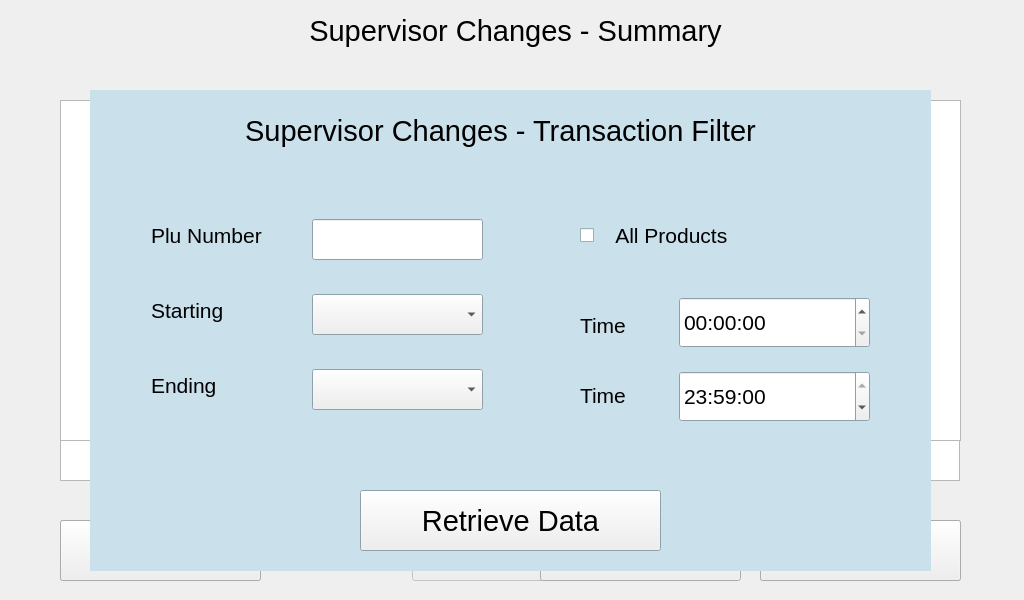
<?xml version="1.0" encoding="UTF-8"?>
<ui version="4.0">
 <class>SuperSupervisorChanges</class>
 <widget class="QWidget" name="SuperSupervisorChanges">
  <property name="geometry">
   <rect>
    <x>0</x>
    <y>0</y>
    <width>1024</width>
    <height>600</height>
   </rect>
  </property>
  <property name="font">
   <font>
    <pointsize>22</pointsize>
   </font>
  </property>
  <property name="windowTitle">
   <string>Form</string>
  </property>
  <widget class="QLabel" name="lblTitle">
   <property name="geometry">
    <rect>
     <x>10</x>
     <y>10</y>
     <width>1011</width>
     <height>41</height>
    </rect>
   </property>
   <property name="sizePolicy">
    <sizepolicy hsizetype="Fixed" vsizetype="Fixed">
     <horstretch>100</horstretch>
     <verstretch>0</verstretch>
    </sizepolicy>
   </property>
   <property name="minimumSize">
    <size>
     <width>1011</width>
     <height>41</height>
    </size>
   </property>
   <property name="maximumSize">
    <size>
     <width>1011</width>
     <height>41</height>
    </size>
   </property>
   <property name="font">
    <font>
     <pointsize>22</pointsize>
    </font>
   </property>
   <property name="text">
    <string>Supervisor Changes - Summary</string>
   </property>
   <property name="alignment">
    <set>Qt::AlignCenter</set>
   </property>
  </widget>
  <widget class="QTableWidget" name="tblSupervisorChanges">
   <property name="geometry">
    <rect>
     <x>60</x>
     <y>100</y>
     <width>901</width>
     <height>341</height>
    </rect>
   </property>
   <property name="sizePolicy">
    <sizepolicy hsizetype="Fixed" vsizetype="Fixed">
     <horstretch>0</horstretch>
     <verstretch>0</verstretch>
    </sizepolicy>
   </property>
   <property name="minimumSize">
    <size>
     <width>901</width>
     <height>341</height>
    </size>
   </property>
   <property name="maximumSize">
    <size>
     <width>901</width>
     <height>341</height>
    </size>
   </property>
   <property name="font">
    <font>
     <pointsize>16</pointsize>
    </font>
   </property>
   <property name="toolTip">
    <string notr="true"/>
   </property>
   <property name="horizontalScrollBarPolicy">
    <enum>Qt::ScrollBarAlwaysOff</enum>
   </property>
   <property name="editTriggers">
    <set>QAbstractItemView::NoEditTriggers</set>
   </property>
   <attribute name="horizontalHeaderStretchLastSection">
    <bool>true</bool>
   </attribute>
   <attribute name="verticalHeaderCascadingSectionResizes">
    <bool>true</bool>
   </attribute>
   <attribute name="verticalHeaderDefaultSectionSize">
    <number>50</number>
   </attribute>
   <attribute name="verticalHeaderHighlightSections">
    <bool>false</bool>
   </attribute>
   <attribute name="verticalHeaderMinimumSectionSize">
    <number>50</number>
   </attribute>
   <attribute name="verticalHeaderStretchLastSection">
    <bool>false</bool>
   </attribute>
  </widget>
  <widget class="QPushButton" name="btnDetails">
   <property name="enabled">
    <bool>false</bool>
   </property>
   <property name="geometry">
    <rect>
     <x>412</x>
     <y>520</y>
     <width>201</width>
     <height>61</height>
    </rect>
   </property>
   <property name="sizePolicy">
    <sizepolicy hsizetype="Fixed" vsizetype="Fixed">
     <horstretch>0</horstretch>
     <verstretch>0</verstretch>
    </sizepolicy>
   </property>
   <property name="minimumSize">
    <size>
     <width>201</width>
     <height>61</height>
    </size>
   </property>
   <property name="maximumSize">
    <size>
     <width>201</width>
     <height>61</height>
    </size>
   </property>
   <property name="text">
    <string>Details</string>
   </property>
  </widget>
  <widget class="QWidget" name="Dialog" native="true">
   <property name="geometry">
    <rect>
     <x>90</x>
     <y>90</y>
     <width>841</width>
     <height>481</height>
    </rect>
   </property>
   <property name="sizePolicy">
    <sizepolicy hsizetype="Fixed" vsizetype="Fixed">
     <horstretch>0</horstretch>
     <verstretch>0</verstretch>
    </sizepolicy>
   </property>
   <property name="minimumSize">
    <size>
     <width>841</width>
     <height>481</height>
    </size>
   </property>
   <property name="maximumSize">
    <size>
     <width>841</width>
     <height>481</height>
    </size>
   </property>
   <property name="palette">
    <palette>
     <active>
      <colorrole role="Base">
       <brush brushstyle="SolidPattern">
        <color alpha="255">
         <red>255</red>
         <green>255</green>
         <blue>255</blue>
        </color>
       </brush>
      </colorrole>
      <colorrole role="Window">
       <brush brushstyle="SolidPattern">
        <color alpha="255">
         <red>202</red>
         <green>224</green>
         <blue>235</blue>
        </color>
       </brush>
      </colorrole>
     </active>
     <inactive>
      <colorrole role="Base">
       <brush brushstyle="SolidPattern">
        <color alpha="255">
         <red>255</red>
         <green>255</green>
         <blue>255</blue>
        </color>
       </brush>
      </colorrole>
      <colorrole role="Window">
       <brush brushstyle="SolidPattern">
        <color alpha="255">
         <red>202</red>
         <green>224</green>
         <blue>235</blue>
        </color>
       </brush>
      </colorrole>
     </inactive>
     <disabled>
      <colorrole role="Base">
       <brush brushstyle="SolidPattern">
        <color alpha="255">
         <red>202</red>
         <green>224</green>
         <blue>235</blue>
        </color>
       </brush>
      </colorrole>
      <colorrole role="Window">
       <brush brushstyle="SolidPattern">
        <color alpha="255">
         <red>202</red>
         <green>224</green>
         <blue>235</blue>
        </color>
       </brush>
      </colorrole>
     </disabled>
    </palette>
   </property>
   <property name="autoFillBackground">
    <bool>true</bool>
   </property>
   <property name="styleSheet">
    <string notr="true"/>
   </property>
   <widget class="QLabel" name="lblDialogTitleBlock">
    <property name="geometry">
     <rect>
      <x>10</x>
      <y>10</y>
      <width>801</width>
      <height>61</height>
     </rect>
    </property>
    <property name="sizePolicy">
     <sizepolicy hsizetype="Fixed" vsizetype="Fixed">
      <horstretch>0</horstretch>
      <verstretch>0</verstretch>
     </sizepolicy>
    </property>
    <property name="minimumSize">
     <size>
      <width>801</width>
      <height>41</height>
     </size>
    </property>
    <property name="maximumSize">
     <size>
      <width>801</width>
      <height>61</height>
     </size>
    </property>
    <property name="frameShape">
     <enum>QFrame::NoFrame</enum>
    </property>
    <property name="text">
     <string>Supervisor Changes - Transaction Filter</string>
    </property>
    <property name="alignment">
     <set>Qt::AlignCenter</set>
    </property>
    <property name="wordWrap">
     <bool>true</bool>
    </property>
   </widget>
   <widget class="QCheckBox" name="checkboxAllProducts">
    <property name="geometry">
     <rect>
      <x>490</x>
      <y>130</y>
      <width>291</width>
      <height>31</height>
     </rect>
    </property>
    <property name="sizePolicy">
     <sizepolicy hsizetype="Fixed" vsizetype="Fixed">
      <horstretch>0</horstretch>
      <verstretch>0</verstretch>
     </sizepolicy>
    </property>
    <property name="minimumSize">
     <size>
      <width>291</width>
      <height>31</height>
     </size>
    </property>
    <property name="maximumSize">
     <size>
      <width>291</width>
      <height>31</height>
     </size>
    </property>
    <property name="font">
     <font>
      <pointsize>16</pointsize>
     </font>
    </property>
    <property name="statusTip">
     <string/>
    </property>
    <property name="layoutDirection">
     <enum>Qt::LeftToRight</enum>
    </property>
    <property name="text">
     <string>   All Products</string>
    </property>
    <property name="iconSize">
     <size>
      <width>16</width>
      <height>16</height>
     </size>
    </property>
   </widget>
   <widget class="QPushButton" name="retrieveDataButton">
    <property name="geometry">
     <rect>
      <x>270</x>
      <y>400</y>
      <width>301</width>
      <height>61</height>
     </rect>
    </property>
    <property name="sizePolicy">
     <sizepolicy hsizetype="Fixed" vsizetype="Fixed">
      <horstretch>0</horstretch>
      <verstretch>0</verstretch>
     </sizepolicy>
    </property>
    <property name="minimumSize">
     <size>
      <width>301</width>
      <height>61</height>
     </size>
    </property>
    <property name="maximumSize">
     <size>
      <width>301</width>
      <height>61</height>
     </size>
    </property>
    <property name="text">
     <string>Retrieve Data</string>
    </property>
   </widget>
   <widget class="QComboBox" name="dialogStartDateSelector">
    <property name="geometry">
     <rect>
      <x>222</x>
      <y>204</y>
      <width>171</width>
      <height>41</height>
     </rect>
    </property>
    <property name="sizePolicy">
     <sizepolicy hsizetype="Fixed" vsizetype="Fixed">
      <horstretch>0</horstretch>
      <verstretch>0</verstretch>
     </sizepolicy>
    </property>
    <property name="minimumSize">
     <size>
      <width>171</width>
      <height>41</height>
     </size>
    </property>
    <property name="maximumSize">
     <size>
      <width>171</width>
      <height>41</height>
     </size>
    </property>
    <property name="font">
     <font>
      <pointsize>16</pointsize>
     </font>
    </property>
   </widget>
   <widget class="QLabel" name="lblDialogPluNumberEntry">
    <property name="geometry">
     <rect>
      <x>61</x>
      <y>130</y>
      <width>161</width>
      <height>31</height>
     </rect>
    </property>
    <property name="sizePolicy">
     <sizepolicy hsizetype="Fixed" vsizetype="Fixed">
      <horstretch>0</horstretch>
      <verstretch>0</verstretch>
     </sizepolicy>
    </property>
    <property name="minimumSize">
     <size>
      <width>161</width>
      <height>31</height>
     </size>
    </property>
    <property name="maximumSize">
     <size>
      <width>161</width>
      <height>31</height>
     </size>
    </property>
    <property name="font">
     <font>
      <pointsize>16</pointsize>
     </font>
    </property>
    <property name="text">
     <string>Plu Number</string>
    </property>
   </widget>
   <widget class="QLabel" name="lblEndDate">
    <property name="geometry">
     <rect>
      <x>61</x>
      <y>280</y>
      <width>161</width>
      <height>31</height>
     </rect>
    </property>
    <property name="sizePolicy">
     <sizepolicy hsizetype="Fixed" vsizetype="Fixed">
      <horstretch>0</horstretch>
      <verstretch>0</verstretch>
     </sizepolicy>
    </property>
    <property name="minimumSize">
     <size>
      <width>161</width>
      <height>31</height>
     </size>
    </property>
    <property name="maximumSize">
     <size>
      <width>161</width>
      <height>31</height>
     </size>
    </property>
    <property name="font">
     <font>
      <pointsize>16</pointsize>
     </font>
    </property>
    <property name="text">
     <string>Ending</string>
    </property>
   </widget>
   <widget class="QLabel" name="lblStartDate">
    <property name="geometry">
     <rect>
      <x>61</x>
      <y>205</y>
      <width>161</width>
      <height>31</height>
     </rect>
    </property>
    <property name="sizePolicy">
     <sizepolicy hsizetype="Fixed" vsizetype="Fixed">
      <horstretch>0</horstretch>
      <verstretch>0</verstretch>
     </sizepolicy>
    </property>
    <property name="minimumSize">
     <size>
      <width>161</width>
      <height>31</height>
     </size>
    </property>
    <property name="maximumSize">
     <size>
      <width>161</width>
      <height>31</height>
     </size>
    </property>
    <property name="font">
     <font>
      <pointsize>16</pointsize>
     </font>
    </property>
    <property name="text">
     <string>Starting</string>
    </property>
   </widget>
   <widget class="hobart::numericLineEdit" name="dialogPluNumberInput">
    <property name="geometry">
     <rect>
      <x>222</x>
      <y>129</y>
      <width>171</width>
      <height>41</height>
     </rect>
    </property>
    <property name="sizePolicy">
     <sizepolicy hsizetype="Fixed" vsizetype="Fixed">
      <horstretch>0</horstretch>
      <verstretch>0</verstretch>
     </sizepolicy>
    </property>
    <property name="minimumSize">
     <size>
      <width>171</width>
      <height>41</height>
     </size>
    </property>
    <property name="maximumSize">
     <size>
      <width>171</width>
      <height>41</height>
     </size>
    </property>
    <property name="font">
     <font>
      <pointsize>16</pointsize>
     </font>
    </property>
    <property name="inputMask">
     <string notr="true"/>
    </property>
    <property name="text">
     <string notr="true"/>
    </property>
    <property name="maxLength">
     <number>7</number>
    </property>
   </widget>
   <widget class="QComboBox" name="dialogEndDateSelector">
    <property name="geometry">
     <rect>
      <x>222</x>
      <y>279</y>
      <width>171</width>
      <height>41</height>
     </rect>
    </property>
    <property name="sizePolicy">
     <sizepolicy hsizetype="Fixed" vsizetype="Fixed">
      <horstretch>0</horstretch>
      <verstretch>0</verstretch>
     </sizepolicy>
    </property>
    <property name="minimumSize">
     <size>
      <width>171</width>
      <height>41</height>
     </size>
    </property>
    <property name="maximumSize">
     <size>
      <width>171</width>
      <height>41</height>
     </size>
    </property>
    <property name="font">
     <font>
      <pointsize>16</pointsize>
     </font>
    </property>
   </widget>
   <widget class="QTimeEdit" name="dialogEndTime">
    <property name="geometry">
     <rect>
      <x>589</x>
      <y>281</y>
      <width>191</width>
      <height>51</height>
     </rect>
    </property>
    <property name="minimumSize">
     <size>
      <width>0</width>
      <height>50</height>
     </size>
    </property>
    <property name="font">
     <font>
      <pointsize>16</pointsize>
     </font>
    </property>
    <property name="time">
     <time>
      <hour>23</hour>
      <minute>59</minute>
      <second>0</second>
     </time>
    </property>
   </widget>
   <widget class="QLabel" name="lblStartTime">
    <property name="geometry">
     <rect>
      <x>490</x>
      <y>220</y>
      <width>101</width>
      <height>31</height>
     </rect>
    </property>
    <property name="sizePolicy">
     <sizepolicy hsizetype="Fixed" vsizetype="Fixed">
      <horstretch>0</horstretch>
      <verstretch>0</verstretch>
     </sizepolicy>
    </property>
    <property name="minimumSize">
     <size>
      <width>101</width>
      <height>31</height>
     </size>
    </property>
    <property name="maximumSize">
     <size>
      <width>101</width>
      <height>31</height>
     </size>
    </property>
    <property name="font">
     <font>
      <pointsize>16</pointsize>
     </font>
    </property>
    <property name="text">
     <string>Time</string>
    </property>
   </widget>
   <widget class="QTimeEdit" name="dialogStartTime">
    <property name="geometry">
     <rect>
      <x>589</x>
      <y>207</y>
      <width>191</width>
      <height>51</height>
     </rect>
    </property>
    <property name="sizePolicy">
     <sizepolicy hsizetype="Fixed" vsizetype="Fixed">
      <horstretch>0</horstretch>
      <verstretch>0</verstretch>
     </sizepolicy>
    </property>
    <property name="minimumSize">
     <size>
      <width>191</width>
      <height>51</height>
     </size>
    </property>
    <property name="maximumSize">
     <size>
      <width>191</width>
      <height>51</height>
     </size>
    </property>
    <property name="font">
     <font>
      <pointsize>16</pointsize>
     </font>
    </property>
    <property name="time">
     <time>
      <hour>0</hour>
      <minute>0</minute>
      <second>0</second>
     </time>
    </property>
   </widget>
   <widget class="QLabel" name="lblEndTime">
    <property name="geometry">
     <rect>
      <x>490</x>
      <y>290</y>
      <width>101</width>
      <height>31</height>
     </rect>
    </property>
    <property name="sizePolicy">
     <sizepolicy hsizetype="Fixed" vsizetype="Fixed">
      <horstretch>0</horstretch>
      <verstretch>0</verstretch>
     </sizepolicy>
    </property>
    <property name="minimumSize">
     <size>
      <width>101</width>
      <height>31</height>
     </size>
    </property>
    <property name="maximumSize">
     <size>
      <width>101</width>
      <height>31</height>
     </size>
    </property>
    <property name="font">
     <font>
      <pointsize>16</pointsize>
     </font>
    </property>
    <property name="text">
     <string>Time</string>
    </property>
   </widget>
   <zorder>dialogStartDateSelector</zorder>
   <zorder>lblDialogPluNumberEntry</zorder>
   <zorder>lblEndDate</zorder>
   <zorder>lblStartDate</zorder>
   <zorder>dialogPluNumberInput</zorder>
   <zorder>dialogEndDateSelector</zorder>
   <zorder>dialogEndTime</zorder>
   <zorder>lblStartTime</zorder>
   <zorder>dialogStartTime</zorder>
   <zorder>lblEndTime</zorder>
   <zorder>lblDialogTitleBlock</zorder>
   <zorder>checkboxAllProducts</zorder>
   <zorder>retrieveDataButton</zorder>
  </widget>
  <widget class="QTableWidget" name="tblDetails">
   <property name="geometry">
    <rect>
     <x>60</x>
     <y>100</y>
     <width>900</width>
     <height>381</height>
    </rect>
   </property>
   <property name="sizePolicy">
    <sizepolicy hsizetype="Ignored" vsizetype="Ignored">
     <horstretch>0</horstretch>
     <verstretch>0</verstretch>
    </sizepolicy>
   </property>
   <property name="font">
    <font>
     <pointsize>16</pointsize>
    </font>
   </property>
   <property name="horizontalScrollBarPolicy">
    <enum>Qt::ScrollBarAlwaysOff</enum>
   </property>
   <property name="editTriggers">
    <set>QAbstractItemView::NoEditTriggers</set>
   </property>
   <attribute name="horizontalHeaderStretchLastSection">
    <bool>true</bool>
   </attribute>
   <attribute name="verticalHeaderCascadingSectionResizes">
    <bool>true</bool>
   </attribute>
   <attribute name="verticalHeaderDefaultSectionSize">
    <number>50</number>
   </attribute>
   <attribute name="verticalHeaderMinimumSectionSize">
    <number>50</number>
   </attribute>
   <attribute name="verticalHeaderStretchLastSection">
    <bool>false</bool>
   </attribute>
  </widget>
  <widget class="QPushButton" name="btnBack">
   <property name="enabled">
    <bool>true</bool>
   </property>
   <property name="geometry">
    <rect>
     <x>60</x>
     <y>520</y>
     <width>201</width>
     <height>61</height>
    </rect>
   </property>
   <property name="sizePolicy">
    <sizepolicy hsizetype="Fixed" vsizetype="Fixed">
     <horstretch>0</horstretch>
     <verstretch>0</verstretch>
    </sizepolicy>
   </property>
   <property name="minimumSize">
    <size>
     <width>201</width>
     <height>61</height>
    </size>
   </property>
   <property name="maximumSize">
    <size>
     <width>201</width>
     <height>61</height>
    </size>
   </property>
   <property name="text">
    <string>Back</string>
   </property>
  </widget>
  <widget class="QPushButton" name="btnNext">
   <property name="enabled">
    <bool>true</bool>
   </property>
   <property name="geometry">
    <rect>
     <x>760</x>
     <y>520</y>
     <width>201</width>
     <height>61</height>
    </rect>
   </property>
   <property name="sizePolicy">
    <sizepolicy hsizetype="Fixed" vsizetype="Fixed">
     <horstretch>0</horstretch>
     <verstretch>0</verstretch>
    </sizepolicy>
   </property>
   <property name="minimumSize">
    <size>
     <width>201</width>
     <height>61</height>
    </size>
   </property>
   <property name="maximumSize">
    <size>
     <width>201</width>
     <height>61</height>
    </size>
   </property>
   <property name="text">
    <string>Next</string>
   </property>
  </widget>
  <widget class="QPushButton" name="btnPrevious">
   <property name="enabled">
    <bool>true</bool>
   </property>
   <property name="geometry">
    <rect>
     <x>540</x>
     <y>520</y>
     <width>201</width>
     <height>61</height>
    </rect>
   </property>
   <property name="sizePolicy">
    <sizepolicy hsizetype="Fixed" vsizetype="Fixed">
     <horstretch>0</horstretch>
     <verstretch>0</verstretch>
    </sizepolicy>
   </property>
   <property name="minimumSize">
    <size>
     <width>201</width>
     <height>61</height>
    </size>
   </property>
   <property name="maximumSize">
    <size>
     <width>201</width>
     <height>61</height>
    </size>
   </property>
   <property name="text">
    <string>Previous</string>
   </property>
  </widget>
  <widget class="QPushButton" name="btnPrint">
   <property name="enabled">
    <bool>true</bool>
   </property>
   <property name="geometry">
    <rect>
     <x>760</x>
     <y>520</y>
     <width>201</width>
     <height>61</height>
    </rect>
   </property>
   <property name="sizePolicy">
    <sizepolicy hsizetype="Fixed" vsizetype="Fixed">
     <horstretch>0</horstretch>
     <verstretch>0</verstretch>
    </sizepolicy>
   </property>
   <property name="minimumSize">
    <size>
     <width>201</width>
     <height>61</height>
    </size>
   </property>
   <property name="maximumSize">
    <size>
     <width>201</width>
     <height>61</height>
    </size>
   </property>
   <property name="text">
    <string>Print</string>
   </property>
  </widget>
  <widget class="QPushButton" name="btnExport">
   <property name="enabled">
    <bool>true</bool>
   </property>
   <property name="geometry">
    <rect>
     <x>60</x>
     <y>520</y>
     <width>201</width>
     <height>61</height>
    </rect>
   </property>
   <property name="sizePolicy">
    <sizepolicy hsizetype="Fixed" vsizetype="Fixed">
     <horstretch>0</horstretch>
     <verstretch>0</verstretch>
    </sizepolicy>
   </property>
   <property name="minimumSize">
    <size>
     <width>201</width>
     <height>61</height>
    </size>
   </property>
   <property name="maximumSize">
    <size>
     <width>201</width>
     <height>61</height>
    </size>
   </property>
   <property name="text">
    <string>Export</string>
   </property>
  </widget>
  <widget class="QLabel" name="lblUserInfo">
   <property name="geometry">
    <rect>
     <x>60</x>
     <y>73</y>
     <width>901</width>
     <height>20</height>
    </rect>
   </property>
   <property name="font">
    <font>
     <pointsize>10</pointsize>
     <weight>75</weight>
     <bold>true</bold>
     <kerning>true</kerning>
    </font>
   </property>
   <property name="text">
    <string/>
   </property>
  </widget>
  <zorder>tblDetails</zorder>
  <zorder>lblTitle</zorder>
  <zorder>tblSupervisorChanges</zorder>
  <zorder>btnDetails</zorder>
  <zorder>btnBack</zorder>
  <zorder>btnNext</zorder>
  <zorder>btnPrevious</zorder>
  <zorder>btnPrint</zorder>
  <zorder>btnExport</zorder>
  <zorder>lblUserInfo</zorder>
  <zorder>Dialog</zorder>
 </widget>
 <customwidgets>
  <customwidget>
   <class>hobart::numericLineEdit</class>
   <extends>QLineEdit</extends>
   <header location="global">numericlineedit.h</header>
  </customwidget>
 </customwidgets>
 <resources/>
 <connections/>
</ui>
